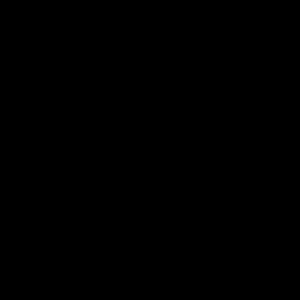
Frame 1 (no input)
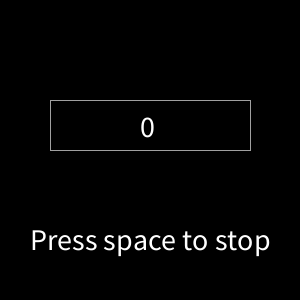
Frame 60 (the mouse pressed at the canvas centre just before this capture)
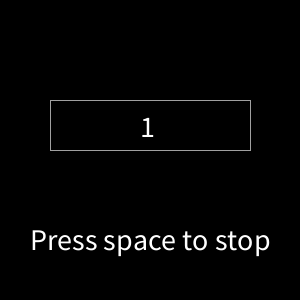
Frame 120 (the mouse held since frame 60 and released just before this capture)

The Processing sketch that drew these frames (run headless with seeded random() and noise(); from frame 60 on, the mouse is pressed at the canvas centre):

// Processing sketch: Opdracht_12_4
// ── Opdracht_12_4.pde
int seconden = (0);
boolean start = false;
long time = System.currentTimeMillis();

void setup(){
  size(300,300);
  background(0,0,0);

}

void draw(){
  if (!start) {
   long secondtime = System.currentTimeMillis();

    if (secondtime >= (time + 1000)) {
     time = System.currentTimeMillis();

     background(0,0,0); 
      noFill();
      stroke(160);
      rect(50,100,200,50);
     textSize(30);
     text (seconden++,140,137,20);
          text("Press space to stop", 30,250);
   }
  }
}
